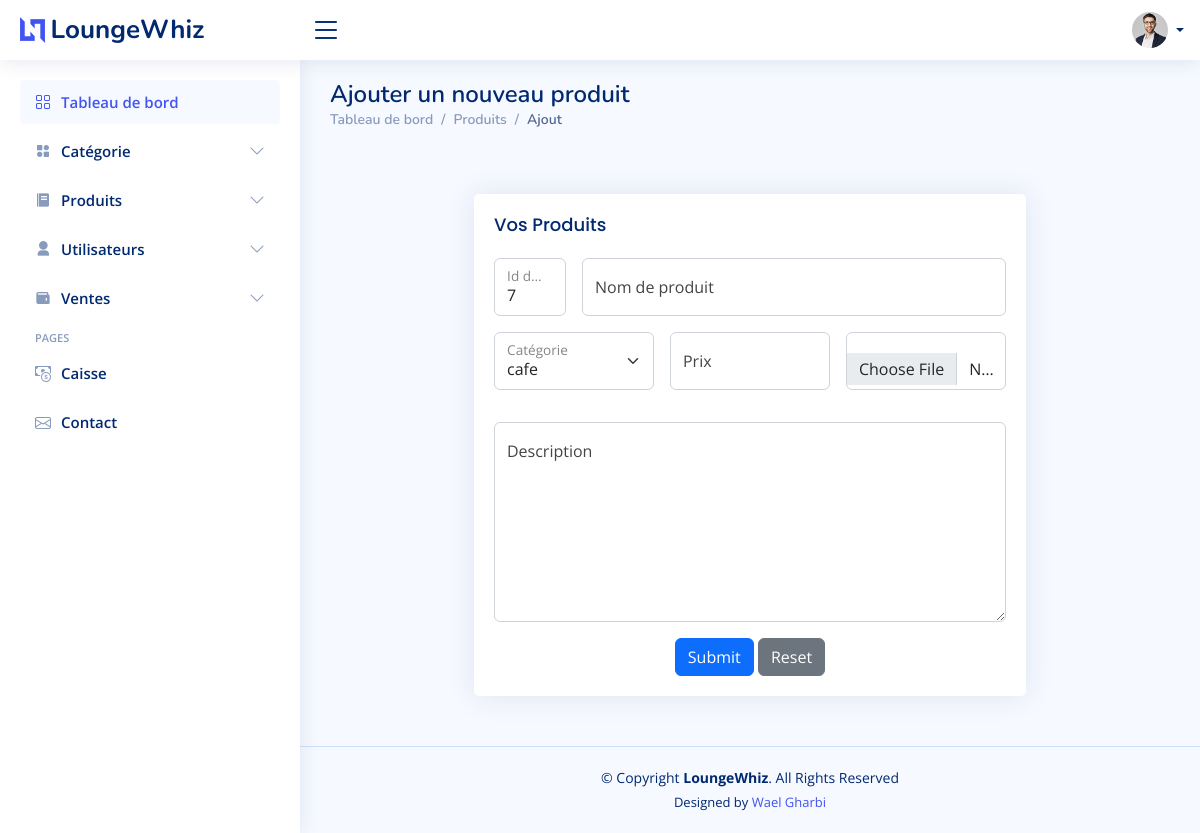
The page /addproduct.php on the database as committed earlier.
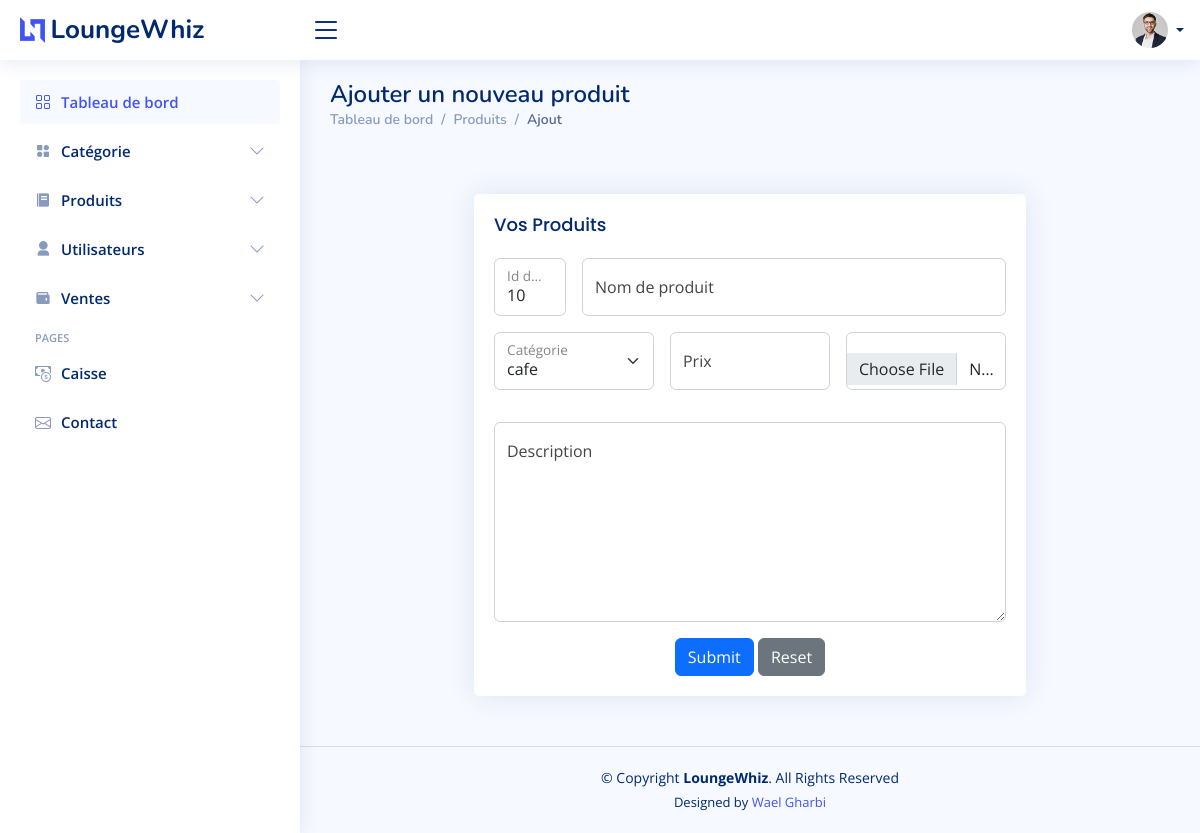
The same page on the database as committed later.
### tables this page shows
CREATE TABLE `produit` (
  `id_p` int(3) NOT NULL,
  `nom_cat` varchar(20) NOT NULL,
  `nom_p` varchar(20) NOT NULL,
  `prix` decimal(7,0) NOT NULL,
  `photo` varchar(60) NOT NULL,
  `desc` varchar(60) NOT NULL
);

### addproduct.php (the view, shortened to what this page needs)
<?php
include_once('assets/php/db_connect.php')
?>
<!DOCTYPE html>
<html lang="en">
<head>
  <link href="assets/vendor/bootstrap/css/bootstrap.min.css" rel="stylesheet">
  <link href="assets/vendor/bootstrap-icons/bootstrap-icons.css" rel="stylesheet">
  <link href="assets/vendor/boxicons/css/boxicons.min.css" rel="stylesheet">
  <link href="assets/vendor/quill/quill.snow.css" rel="stylesheet">
  <link href="assets/vendor/quill/quill.bubble.css" rel="stylesheet">
  <link href="assets/vendor/remixicon/remixicon.css" rel="stylesheet">
  <link href="assets/vendor/simple-datatables/style.css" rel="stylesheet">
  <link href="assets/css/style.css" rel="stylesheet">
</head>
<body>
  <?php
  include('assets/php/header.php');
  include('assets/php/side.php');
  ?>
  <main id="main" class="main">
    <div class="pagetitle">
      <h1>Ajouter un nouveau produit</h1>
      <nav>
        <ol class="breadcrumb">
          <li class="breadcrumb-item"><a href="admin_index.php">Tableau de bord</a></li>
          <li class="breadcrumb-item">Produits</li>
          <li class="breadcrumb-item active">Ajout</li>
        </ol>
      </nav>
    </div>
    <section class="section">
      <div class="row">
        <div class="col-lg-2"></div>
        <div class="col-lg-8 pt-5">
          <div class="card">
            <div class="card-body">
              <h5 class="card-title">Vos Produits</h5>
              <form class="row g-3" method="post" action="assets/php/addprod.php" enctype="multipart/form-data">
                <div class="col-md-2">
                  <div class="form-floating">
                    <?php
                    $req2 = 'Select * from produit';
                    $send2 = @mysqli_query($connect, $req2);
                    while ($row = mysqli_fetch_assoc($send2)) {
                      $count = $row['id_p'];
                    };
                    ?>
                    <input type="text" class="form-control" id="floatingName" readonly placeholder="Id de produit" value="<?php echo $count + 1 ?>" name="id">
                    <label for="floatingName">Id de produit</label>
                  </div>
                </div>
                <div class="col-md-10">
                  <div class="form-floating">
                    <input type="text" class="form-control" id="floatingName" placeholder="Nom de produit" required name="nom">
                    <label for="floatingName">Nom de produit</label>
                  </div>
                </div>
                <div class="col-md-4">
                  <div class="form-floating mb-3">
                    <select class="form-select" id="floatingSelect" aria-label="Catégorie" required name="cat">
                      <?php
                      $req5 = 'select * from categorie';
                      $send5 = @mysqli_query($connect, $req5);
                      while ($res5 = @mysqli_fetch_array($send5)) { ?>
                        <option value="<?php echo $res5['nom_cat'] ?>"><?php echo $res5['nom_cat'] ?></option>
                      <?php } ?>
                    </select>
                    <label for="floatingSelect">Catégorie</label>
                  </div>
                </div>
                <div class="col-md-4">
                  <div class="form-floating">
                    <input type="number" step="0.01" class="form-control" id="floatingZip" placeholder="Prix" required name="prix">
                    <label for="floatingZip">Prix</label>
                  </div>
                </div>
                <div class="col-md-4">
                  <div class="form-floating">
                    <input class="form-control" class="form-control" type="file" id="formFile" placeholder="Image" name="img">
                  </div>
                </div>
                <div class="col-12">
                  <div class="form-floating">
                    <textarea class="form-control" placeholder="Description" id="floatingTextarea" style="height: 200px;" name="desc"></textarea>
                    <label for="floatingTextarea">Description</label>
                  </div>
                </div>
                <div class="text-center">
                  <button type="submit" class="btn btn-primary" name="sub">Submit</button>
                  <button type="reset" class="btn btn-secondary">Reset</button>
                </div>
              </form>
            </div>
          </div>
        </div>
      </div>
    </section>
  </main>
  <?php
  include('assets/php/footer.php');
  ?>
</body>
</html>

Rows that differ between the two databases and show on the page:
no longer on this page (row edited): produit: id "7"
added produit: id "10"
